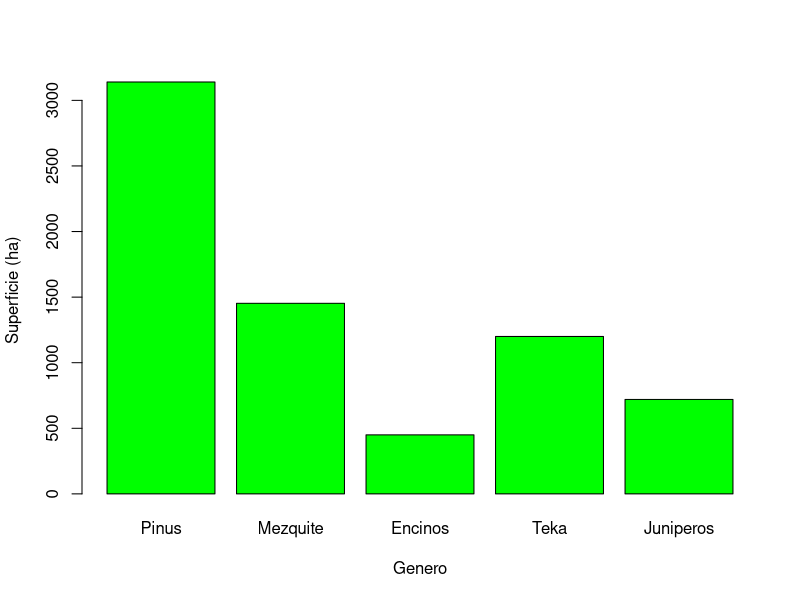
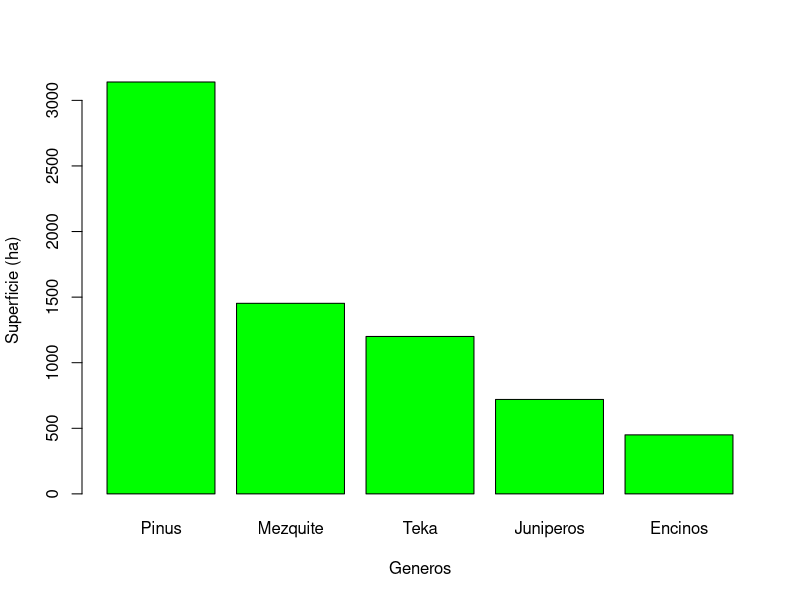

The R source for these figures, in order:

# Tarea 1 -----------------------------------------------------------------

#Problema 1

Pinus <- c (3140)
Mezquite <- c (1453)
Encinos <- c (450)
Teka <- c (1200)
Juniperos <- c (720)

superficie <- c (Pinus, Mezquite, Encinos, Teka, Juniperos) 


barplot(superficie, col ="green", ylab = "Superficie (ha)",
        xlab = "Genero", names.arg = c("Pinus", "Mezquite", "Encinos", "Teka", "Juniperos")) 


sort(superficie)


barplot(sort(superficie, decreasing = TRUE), col ="green", ylab = "Superficie (ha)",
        xlab = "Generos", names.arg = c("Pinus", "Mezquite", "Teka", "Juniperos", "Encinos")) 


mean(superficie)



# Problema 2 --------------------------------------------------------------

germinacion <- c(4, 1, 6, 2, 4, 2, 4, 2, 4, 6, 3, 5, 3, 2, 5, 4, 0, 5, 4,
                 2, 4, 5, 3, 5, 3, 5, 4, 3, 6, 2) 

mean(germinacion)

sd(germinacion)



# Problema 3 --------------------------------------------------------------

Altura <- c(38, 14, 44, 11, 9, 21, 39, 28, 41, 4, 35, 24, 36, 12,
            20, 31, 24, 25, 10, 21, 11, 36, 37, 20, 26)

mean(Altura)

sd(Altura)





































